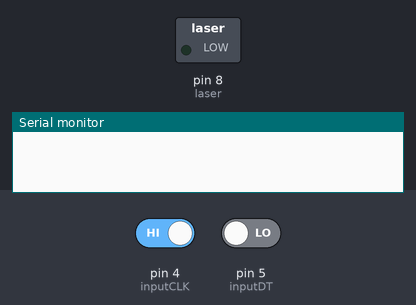
A sketch run on a simulated Arduino Uno, built with avr-gcc and run on an emulated ATmega328P. On the bench: switched loads named in the sketch (green lamp = pin HIGH), the last lines printed to the serial monitor. The test bench sets the inputs (shaded band); at power-on: pin 4 (inputCLK) HIGH, pin 5 (inputDT) LOW.

Above: at 1.2 s.
1.3 s: pin 4 (inputCLK) driven LOW
At 2.5 s:
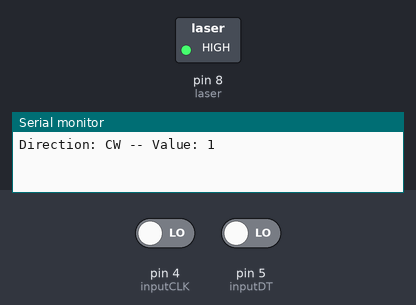
2.8 s: pin 4 (inputCLK) driven HIGH
At 3.6 s:
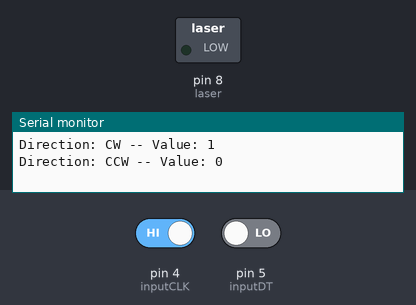
Timing chart, 0 to 5.8 s (numbered marks = the images above; inputs shaded):
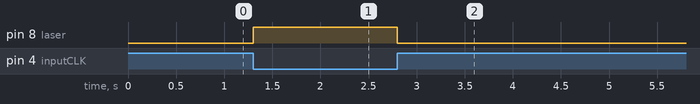

The sketch:

sketch_may08a.ino
```cpp
#define inputCLK 4
#define inputDT 5

#define laser 8
int counter = 0;
int currentStateCLK;
int prevStateCLK;

String encdir = "";

void setup () {

  pinMode(inputCLK, INPUT);
  pinMode(inputDT, INPUT);
  pinMode(laser, OUTPUT);

  Serial.begin(9600);
  prevStateCLK = digitalRead(inputCLK); //Read the previous state of pin

} //End of SETUP

void loop () {
    currentStateCLK = digitalRead(inputCLK);
    if (currentStateCLK != prevStateCLK) {
      if (digitalRead(inputDT) != currentStateCLK) {
      counter--;      //Decrement the counter
      encdir = "CCW";
      digitalWrite(laser, LOW);
    } else {
      counter++;      //Decrement the counter
      encdir = "CW";
      digitalWrite(laser, HIGH);
    }
    Serial.print("Direction: ");
    Serial.print(encdir);
    Serial.print(" -- Value: ");
    Serial.println(counter);
    }
    prevStateCLK = currentStateCLK;
}//End of LOOP
```

Measured:
- after the input at 1.3 s, pin 8 (laser): LOW → HIGH at once
- after the input at 2.8 s, pin 8 (laser): HIGH → LOW at once
